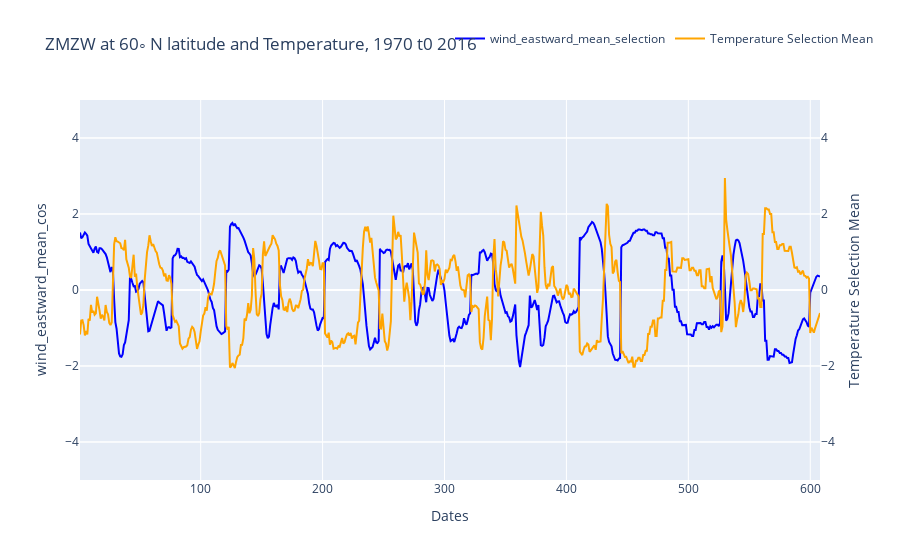

Write notebook code for a chart like this one.
### Code cell
df = df_all
fig = go.Figure()

fig.add_trace(go.Scatter(x=df['index_'], y=df['wind_eastward_mean_cos'], name='wind_eastward_mean_selection', line=dict(color='blue')))
fig.add_trace(go.Scatter(x=df['index_'], y=df['temperature_mean_selection'], name='Temperature Selection Mean', line=dict(color='orange'), yaxis='y2'))

# Set layout
fig.update_layout(
    yaxis=dict(
        range=[-5, 5],
        title='wind_eastward_mean_cos'
    )
    ,yaxis2=dict(
        range=[-5, 5],
        title='Temperature Selection Mean',
        side='right',
        overlaying='y'
    )
    ,xaxis=dict(title='Dates'),
    title=f'ZMZW at 60◦ N latitude and Temperature, 1970 t0 2016',
    legend=dict(orientation="h", y=1.2, x=0.5))

# Show the plot
fig.show()

### Figure 1 — Plotly figure (JSON) as saved in the notebook; plotly's stock layout.template omitted (floating-point values rounded to 4 significant figures; data arrays with more than 128 entries replaced by an {"elided": "..."} marker saying what was removed)
{"data": [{"line": {"color": "blue"}, "name": "wind_eastward_mean_selection", "type": "scatter", "x": {"elided": "608 int values"}, "y": {"elided": "608 float values"}}, {"line": {"color": "orange"}, "name": "Temperature Selection Mean", "type": "scatter", "x": {"elided": "608 int values"}, "y": {"elided": "608 float values"}, "yaxis": "y2"}], "layout": {"legend": {"orientation": "h", "x": 0.5, "y": 1.2}, "title": {"text": "ZMZW at 60◦ N latitude and Temperature, 1970 t0 2016"}, "xaxis": {"title": {"text": "Dates"}}, "yaxis": {"range": [-5, 5], "title": {"text": "wind_eastward_mean_cos"}}, "yaxis2": {"overlaying": "y", "range": [-5, 5], "side": "right", "title": {"text": "Temperature Selection Mean"}}}}
